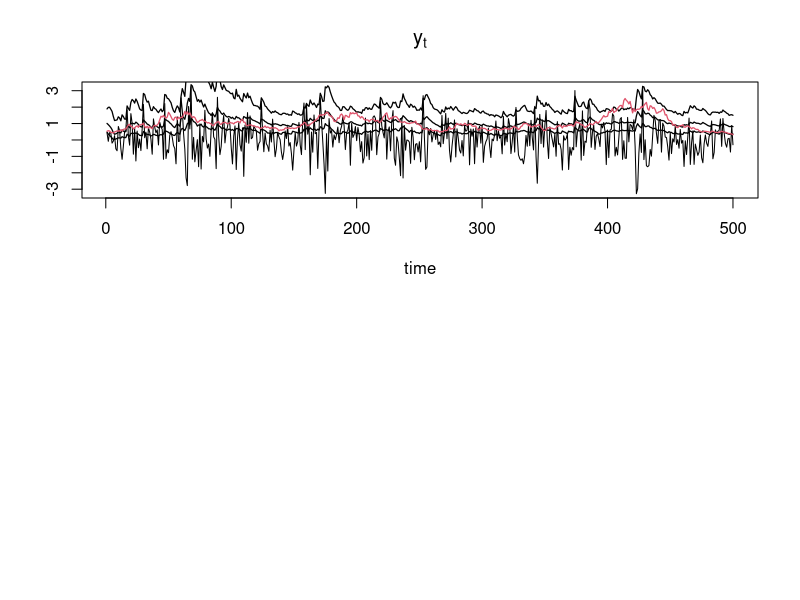
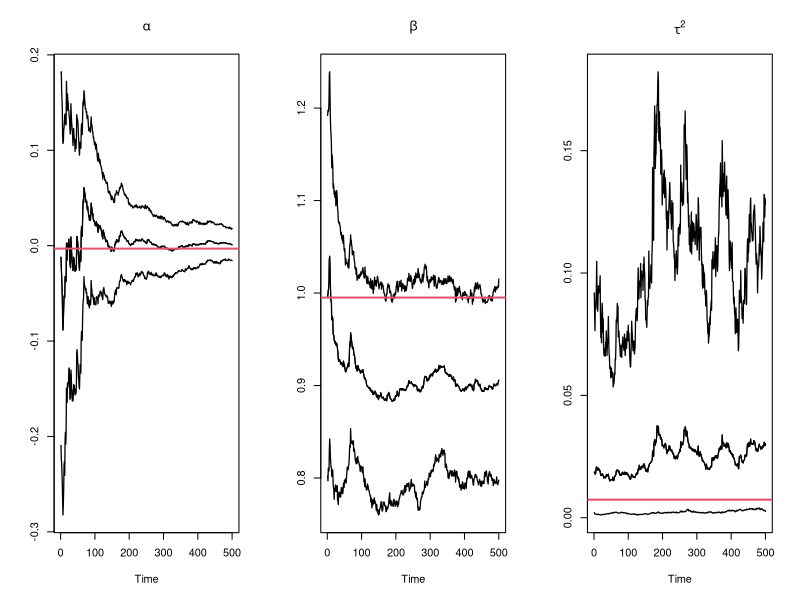

The R script that drew these images, in order:
#################################################################################################
#
#  LOG STOCHASTIC VOLATILITY AR(1) MODEL
#
#  AUXILIARY PARTICLE FILTER + PARAMETER LEARNING 
#
#################################################################################################
#
# Author : Hedibert Freitas Lopes
#          The University of Chicago Booth School of Business
#          5807 South Woodlawn Avenue
#          Chicago, Illinois, 60637
#          Email : hlopes@Chicagobooth.edu
#
#################################################################################################
pri        = function(x,m0,sC0){dnorm(x,m0,sC0)}
likelihood = function(y,x){dnorm(y,0,exp(x/2))}
rlike      = function(x){rnorm(1,0,exp(x/2))}
post       = function(y,x,m0,C0){pri(x,m0,sC0)*likelihood(y,x)}
quant025   = function(x){quantile(x,0.025)}
quant975   = function(x){quantile(x,0.975)}

# Simulating the data
# -------------------
set.seed(12345)
n     =  500
alpha = -0.0031
beta  =  0.9951
tau2  =  0.0074
tau   = sqrt(tau2)
y     = rep(0,n)
x     = rep(0,n)
x[1]  = alpha/(1-beta)
y[1]  = rlike(x[1])
for (t in 2:n){
  x[t] = rnorm(1,alpha+beta*x[t-1],tau)
  y[t] = rlike(x[t])
}
alpha.true = alpha
beta.true  = beta
tau2.true  = tau2

# Data and prior hyperparameters 
# ------------------------------
m0      = 0.0
C0      = 0.1
sC0     = sqrt(C0)
ealpha  = alpha
valpha  = 0.01
ephi    = beta
vphi    = 0.01
nu      = 3
lambda  = tau2

# Liu and West filter
# -------------------
set.seed(8642)
N      = 5000
xs     = rnorm(N,m0,sC0)
pars   = cbind(rnorm(N,ealpha,sqrt(valpha)),rnorm(N,ephi,sqrt(vphi)),log(1/rgamma(N,nu/2,nu*lambda/2)))
delta  = 0.75
h2     = 1-((3*delta-1)/(2*delta))^2
a      = sqrt(1-h2)
parss  = array(0,c(N,3,n))
xss    = NULL
ws     = NULL
ESS    = NULL
par(mfrow=c(1,1))
for (t in 1:n){
  mpar        = apply(pars,2,mean)
  vpar        = var(pars)
  ms          = a*pars+(1-a)*matrix(mpar,N,3,byrow=T)
  mus         = pars[,1]+pars[,2]*xs # mean x_(t+1) by auto regressive
  #mus         = ms[,1] + ms[,2]*xs # try it myself
  weight      = likelihood(y[t],mus) + 0.5 # for resampling ... with p(y_(t+1)|g,m)
  k           = sample(1:N,size=N,replace=T,prob=weight)
  ms1         = ms[k,] + matrix(rnorm(3*N),N,3)%*%chol(h2*vpar) # sampling param_(t+1)
  xt          = rnorm(N,ms1[,1]+ms1[,2]*xs[k],exp(ms1[,3]/2)) # sampling x_(t+1)
  w           = likelihood(y[t],xt)/(likelihood(y[t],mus[k])+0.5)
  w           = w/sum(w)
  # Resampling to embbed weight into new sample
  ind         = sample(1:N,size=N,replace=T,prob=w)
  xs          = xt[ind]
  pars        = ms1[ind,]
  xss         = rbind(xss,xs)
  parss[,,t]  = pars 
  ws          = rbind(ws,w)
  cv2         = var(w)/(mean(w)^2)
  ESS         = c(ESS,N/(1+cv2))
  # ts.plot(ESS,xlim=c(1,n))
}

# Posterior summary
# -----------------
mvol   = apply(exp(xss),1,mean)
lvol   = apply(exp(xss),1,quant025)
uvol   = apply(exp(xss),1,quant975)
malpha = apply(parss[,1,],2,mean)
lalpha = apply(parss[,1,],2,quant025)
ualpha = apply(parss[,1,],2,quant975)
mbeta  = apply(parss[,2,],2,mean)
lbeta  = apply(parss[,2,],2,quant025)
ubeta  = apply(parss[,2,],2,quant975)
mtau2  = apply(exp(parss[,3,]),2,mean)
ltau2  = apply(exp(parss[,3,]),2,quant025)
utau2  = apply(exp(parss[,3,]),2,quant975)

# Graphical analysis
# ------------------
pdf(file="vol.pdf",width=10,height=10)
par(mfrow=c(2,1))
ts.plot(y,xlab="time",ylab="",main=expression(y[t]))
lines(mvol,lwd=1.25)
lines(lvol,lwd=1.25)
lines(uvol,lwd=1.25)
lines(exp(x),lwd=1.25,col=2)
dev.off()


pdf(file="par.pdf",width=10,height=4)
par(mfrow=c(1,3))
ts.plot(malpha,ylim=range(lalpha,ualpha),ylab="",main=expression(alpha))
lines(lalpha,lwd=1.25)
lines(malpha,lwd=1.25)
lines(ualpha,lwd=1.25)
abline(h=alpha.true,col=2,lwd=2)

ts.plot(mbeta,ylim=range(lbeta,ubeta),ylab="",main=expression(beta))
lines(lbeta,lwd=1.25)
lines(mbeta,lwd=1.25)
lines(ubeta,lwd=1.25)
abline(h=beta.true,col=2,lwd=2)

ts.plot(mtau2,ylim=range(ltau2,utau2),ylab="",main=expression(tau^2))
lines(ltau2,lwd=1.25)
lines(mtau2,lwd=1.25)
lines(utau2,lwd=1.25)
abline(h=tau2.true,col=2,lwd=2)
dev.off()
